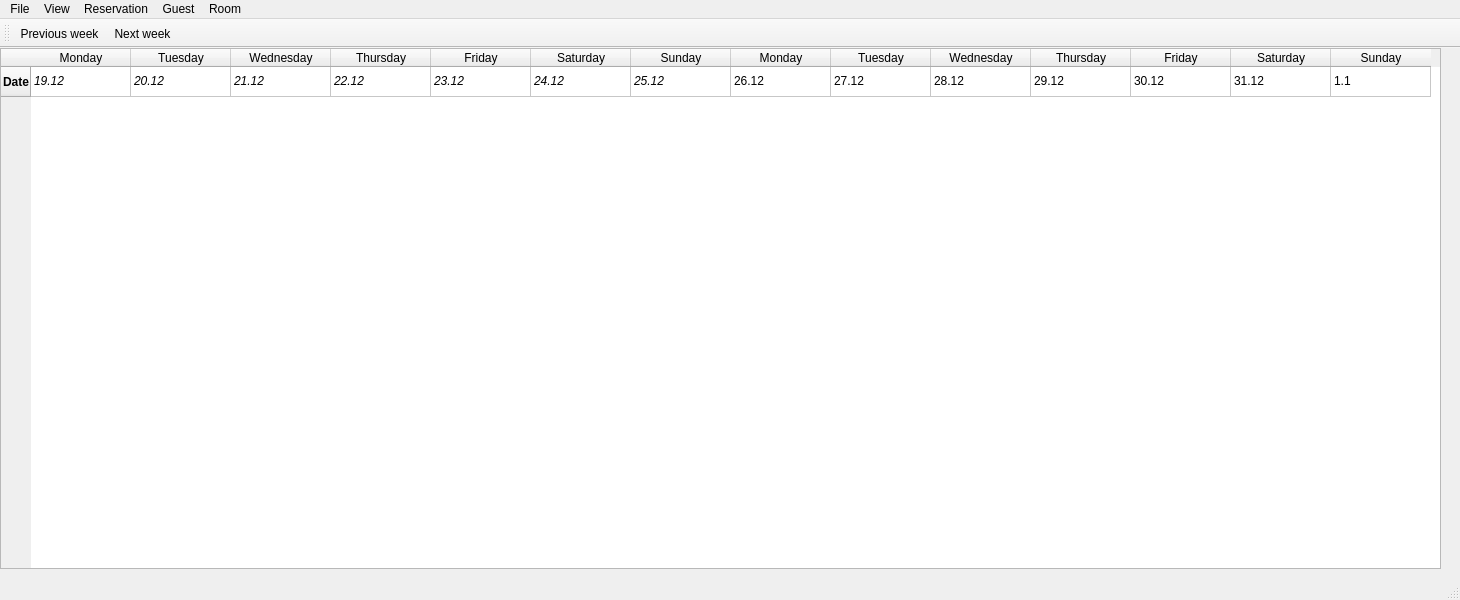
<?xml version="1.0" encoding="UTF-8"?>
<ui version="4.0">
 <class>MainWindow</class>
 <widget class="QMainWindow" name="MainWindow">
  <property name="geometry">
   <rect>
    <x>0</x>
    <y>0</y>
    <width>1460</width>
    <height>600</height>
   </rect>
  </property>
  <property name="windowTitle">
   <string>MainWindow</string>
  </property>
  <widget class="QWidget" name="centralwidget">
   <widget class="QTableWidget" name="reservationCalendar">
    <property name="geometry">
     <rect>
      <x>0</x>
      <y>0</y>
      <width>1441</width>
      <height>521</height>
     </rect>
    </property>
    <row>
     <property name="text">
      <string>Date</string>
     </property>
     <property name="font">
      <font>
       <italic>false</italic>
       <bold>true</bold>
      </font>
     </property>
    </row>
    <column>
     <property name="text">
      <string>Monday</string>
     </property>
    </column>
    <column>
     <property name="text">
      <string>Tuesday</string>
     </property>
    </column>
    <column>
     <property name="text">
      <string>Wednesday</string>
     </property>
    </column>
    <column>
     <property name="text">
      <string>Thursday</string>
     </property>
    </column>
    <column>
     <property name="text">
      <string>Friday</string>
     </property>
    </column>
    <column>
     <property name="text">
      <string>Saturday</string>
     </property>
    </column>
    <column>
     <property name="text">
      <string>Sunday</string>
     </property>
    </column>
    <column>
     <property name="text">
      <string>Monday</string>
     </property>
    </column>
    <column>
     <property name="text">
      <string>Tuesday</string>
     </property>
    </column>
    <column>
     <property name="text">
      <string>Wednesday</string>
     </property>
    </column>
    <column>
     <property name="text">
      <string>Thursday</string>
     </property>
    </column>
    <column>
     <property name="text">
      <string>Friday</string>
     </property>
    </column>
    <column>
     <property name="text">
      <string>Saturday</string>
     </property>
    </column>
    <column>
     <property name="text">
      <string>Sunday</string>
     </property>
    </column>
    <item row="0" column="0">
     <property name="text">
      <string>19.12</string>
     </property>
     <property name="font">
      <font>
       <italic>true</italic>
      </font>
     </property>
    </item>
    <item row="0" column="1">
     <property name="text">
      <string>20.12</string>
     </property>
     <property name="font">
      <font>
       <italic>true</italic>
      </font>
     </property>
    </item>
    <item row="0" column="2">
     <property name="text">
      <string>21.12</string>
     </property>
     <property name="font">
      <font>
       <italic>true</italic>
      </font>
     </property>
    </item>
    <item row="0" column="3">
     <property name="text">
      <string>22.12</string>
     </property>
     <property name="font">
      <font>
       <italic>true</italic>
      </font>
     </property>
    </item>
    <item row="0" column="4">
     <property name="text">
      <string>23.12</string>
     </property>
     <property name="font">
      <font>
       <italic>true</italic>
      </font>
     </property>
    </item>
    <item row="0" column="5">
     <property name="text">
      <string>24.12</string>
     </property>
     <property name="font">
      <font>
       <italic>true</italic>
      </font>
     </property>
    </item>
    <item row="0" column="6">
     <property name="text">
      <string>25.12</string>
     </property>
     <property name="font">
      <font>
       <italic>true</italic>
      </font>
     </property>
    </item>
    <item row="0" column="7">
     <property name="text">
      <string>26.12</string>
     </property>
    </item>
    <item row="0" column="8">
     <property name="text">
      <string>27.12</string>
     </property>
    </item>
    <item row="0" column="9">
     <property name="text">
      <string>28.12</string>
     </property>
    </item>
    <item row="0" column="10">
     <property name="text">
      <string>29.12</string>
     </property>
    </item>
    <item row="0" column="11">
     <property name="text">
      <string>30.12</string>
     </property>
    </item>
    <item row="0" column="12">
     <property name="text">
      <string>31.12</string>
     </property>
    </item>
    <item row="0" column="13">
     <property name="text">
      <string>1.1</string>
     </property>
    </item>
   </widget>
  </widget>
  <widget class="QMenuBar" name="menubar">
   <property name="geometry">
    <rect>
     <x>0</x>
     <y>0</y>
     <width>1460</width>
     <height>21</height>
    </rect>
   </property>
   <property name="nativeMenuBar">
    <bool>true</bool>
   </property>
   <widget class="QMenu" name="menuFile">
    <property name="title">
     <string>File</string>
    </property>
   </widget>
   <widget class="QMenu" name="menuReservation">
    <property name="title">
     <string>Reservation</string>
    </property>
    <addaction name="actionAdd_2"/>
    <addaction name="actionRemove_2"/>
    <addaction name="actionEdit"/>
    <addaction name="separator"/>
    <addaction name="actionInfo"/>
   </widget>
   <widget class="QMenu" name="menuGuest">
    <property name="title">
     <string>Guest</string>
    </property>
    <addaction name="actionAdd"/>
    <addaction name="actionRemove"/>
   </widget>
   <widget class="QMenu" name="menuRoom">
    <property name="title">
     <string>Room</string>
    </property>
    <addaction name="actionAdd_3"/>
    <addaction name="actionRemove_3"/>
    <addaction name="separator"/>
    <addaction name="actioninfo"/>
   </widget>
   <widget class="QMenu" name="menuView">
    <property name="title">
     <string>View</string>
    </property>
    <addaction name="actionNext_week"/>
    <addaction name="actionPrevious_week"/>
   </widget>
   <addaction name="menuFile"/>
   <addaction name="menuView"/>
   <addaction name="menuReservation"/>
   <addaction name="menuGuest"/>
   <addaction name="menuRoom"/>
  </widget>
  <widget class="QStatusBar" name="statusbar"/>
  <widget class="QToolBar" name="toolBar">
   <property name="windowTitle">
    <string>toolBar</string>
   </property>
   <attribute name="toolBarArea">
    <enum>TopToolBarArea</enum>
   </attribute>
   <attribute name="toolBarBreak">
    <bool>false</bool>
   </attribute>
   <addaction name="actionPrevious_week"/>
   <addaction name="actionNext_week"/>
  </widget>
  <action name="actionAdd">
   <property name="text">
    <string>Add</string>
   </property>
  </action>
  <action name="actionRemove">
   <property name="text">
    <string>Remove</string>
   </property>
  </action>
  <action name="actionAdd_2">
   <property name="text">
    <string>Add</string>
   </property>
  </action>
  <action name="actionRemove_2">
   <property name="text">
    <string>Remove</string>
   </property>
  </action>
  <action name="actionEdit">
   <property name="text">
    <string>Edit</string>
   </property>
  </action>
  <action name="actionAdd_3">
   <property name="text">
    <string>Add</string>
   </property>
  </action>
  <action name="actionSayHello">
   <property name="text">
    <string>SayHello</string>
   </property>
  </action>
  <action name="actionTEST">
   <property name="text">
    <string>TEST</string>
   </property>
  </action>
  <action name="actionTEST20">
   <property name="text">
    <string>TEST20</string>
   </property>
  </action>
  <action name="actionRemove_3">
   <property name="text">
    <string>Remove</string>
   </property>
  </action>
  <action name="actioninfo">
   <property name="text">
    <string>Info</string>
   </property>
   <property name="toolTip">
    <string>Information about a room</string>
   </property>
  </action>
  <action name="actionUpdate">
   <property name="text">
    <string>Update</string>
   </property>
  </action>
  <action name="actionNext_week">
   <property name="icon">
    <iconset resource="Resources.qrc">
     <normaloff>:/rec/resources/next.png</normaloff>:/rec/resources/next.png</iconset>
   </property>
   <property name="text">
    <string>Next week</string>
   </property>
  </action>
  <action name="actionPrevious_week">
   <property name="icon">
    <iconset resource="Resources.qrc">
     <normaloff>:/rec/resources/prev.png</normaloff>:/rec/resources/prev.png</iconset>
   </property>
   <property name="text">
    <string>Previous week</string>
   </property>
  </action>
  <action name="actionInfo">
   <property name="text">
    <string>Info</string>
   </property>
  </action>
 </widget>
 <resources>
  <include location="Resources.qrc"/>
 </resources>
 <connections/>
</ui>
